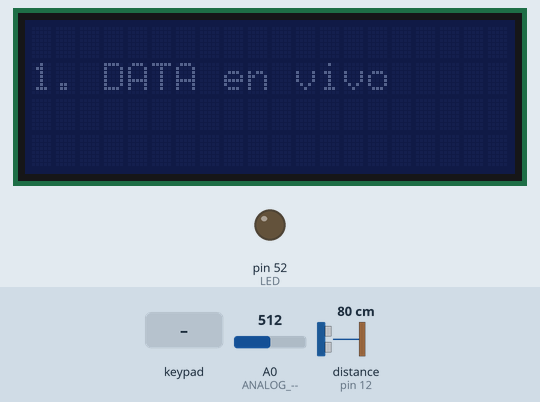
The sketch below on a simulated Arduino Mega 2560, built with avr-gcc and run on an emulated ATmega2560. Shown: 20×4 character LCD, output pins drawn as LEDs (lit = HIGH). Wiring (inferred from the names in the program): ultrasonic range finder: trigger pin 13; echo pin 12. The inputs (shaded band) are chosen by the test bench; at power-on: distance to the obstacle (sensor on pin 12) 80 cm, A0 (ANALOG_--) = 512. The echo pulse lasts 58.3 µs per cm; pins used as bus, display or sensor lines are not drawn; what the sketch prints to the serial monitor is not drawn.

Above: at 3.3 s.
3.4 s: keypad keys 5 4 3 2 pressed 0.721 s apart
At 4.5 s:
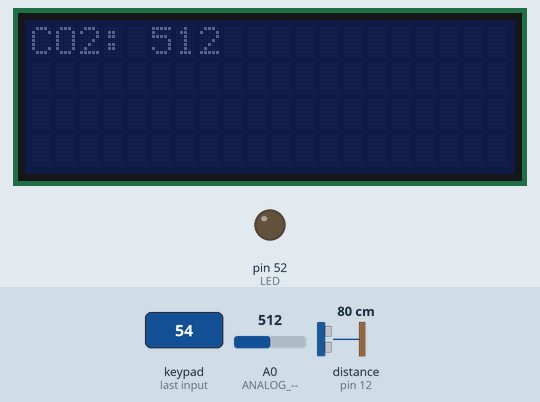
9.3 s: key '5' pressed
At 10.3 s:
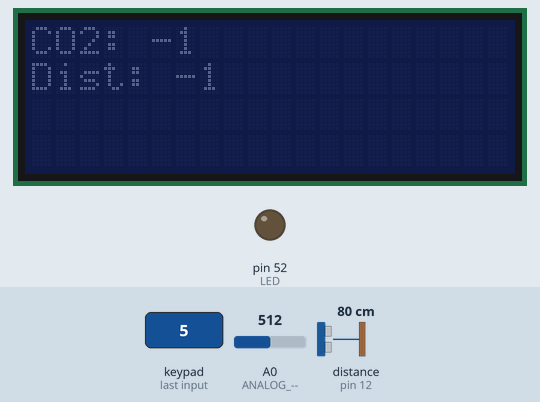
11.2 s: distance to the obstacle (sensor on pin 12) set to 2 cm
At 11.9 s:
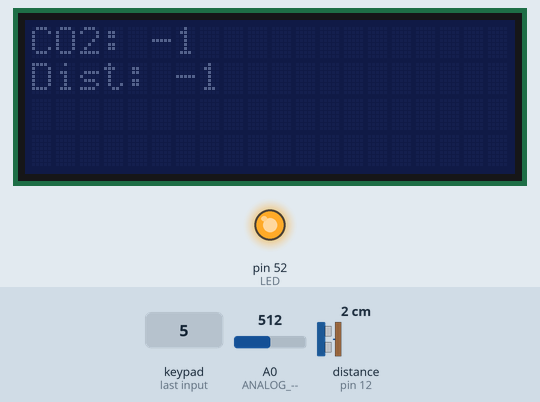
12.7 s: keypad keys 5 4 3 2 # pressed 0.721 s apart
At 15.4 s:
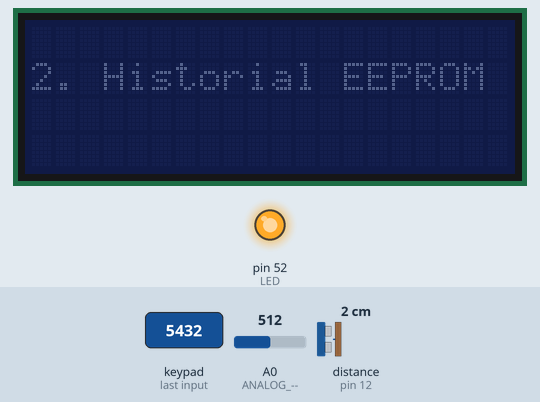
18.8 s: keypad keys 5 4 3 2 * pressed 0.721 s apart
At 21.5 s:
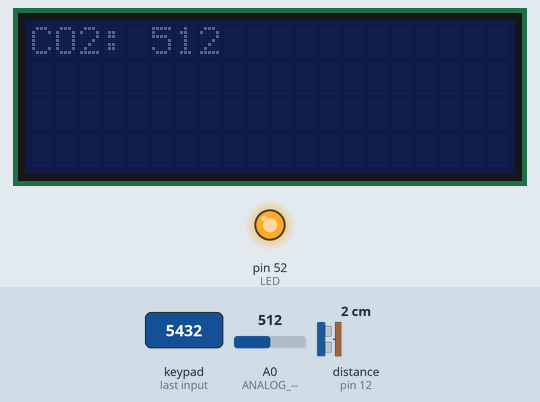
Timing chart, 0 to 23.0 s (numbered marks = the images above; inputs shaded):
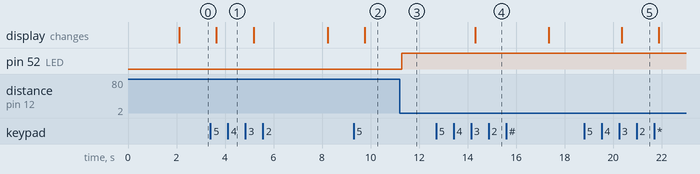

The sketch:

Merged_EPPROM_KeyPad.ino
```cpp
#include <Keypad.h>
#include <Wire.h>
#include <LiquidCrystal_I2C.h>
#include <EEPROM.h>


/* ULTRASONICO - DETECTAR PERSONA */

//********led ****
int LED = 52;   // Pin digital 6

// ************ SENSOR
// TRIG - signal de salida. arduino -> sensor
int TRIG = 13; // Pin digital 13

// signal de entrada al arduino - al rebotar activa el echo.
int ECHO = 12; // Pin digital 12

// arduino mide el tiempo en el que echo estuvo en high
int echoTime;

// se va a calcular
int distancia = 0;

// CO2 Sensor
int CO2_Sensor = 0;
LiquidCrystal_I2C lcd_1(0x27,20,4); // Inicializa el LCD


//--------------------
int screen = 1;
int last_screen = 0;  // Para evitar refrescos innecesarios
char lcd_key;
int adc_key_in = 0;
bool menu_active = true;  // controla menu


//********* keypad************
const byte numRows= 4; //row
const byte numCols= 4; //col

//mappeo
char keymap[numRows][numCols]=
{
{'1', '2', '3', 'A'},
{'4', '5', '6', 'B'},
{'7', '8', '9', 'C'},
{'*', '0', '#', 'D'}
};

//pinz
byte rowPins[numRows] = {9,8,7,6};
byte colPins[numCols]= {5,4,3,2};

//instancia
Keypad myKeypad= Keypad(makeKeymap(keymap), rowPins, colPins, numRows, numCols);

//***************************

void menu_print(int lcd_print) {
    lcd_1.clear();
    lcd_1.setCursor(0, 1);
    switch (lcd_print) {
        case 1: lcd_1.print("1. DATA en vivo"); break;
        case 2: lcd_1.print("2. Historial EEPROM"); break;
        default: lcd_1.print("ERROR           "); break;
    }
}
//--------------------


//----------- epprom
void saveEEPROM(int co2, int dist) {
    EEPROM.put(0, co2);
    EEPROM.put(sizeof(int), dist);
    Serial.println("Datos guardados en EEPROM.");
}

// obtener la data
void getEEPROM(int &co2, int &dist) {
  // SE OBTIENE EL LUGAR DE MEMORIA
    EEPROM.get(0, co2);
    EEPROM.get(sizeof(int), dist);
}


void setup(){


  Serial.begin(9600); // Inicio serial
  lcd_1.init();

  lcd_1.setCursor(2, 0); // Empieza en la esquina izq
  lcd_1.print("   Bienvenidos G9  ");
  delay(2000);  // 2 segundos para el menu
  lcd_1.clear();

  pinMode(TRIG, OUTPUT); // Salida
  pinMode(ECHO, INPUT);  // Entrada
  pinMode(LED, OUTPUT);  // Pin como Salida
  pinMode(A0, INPUT);    // ANALOG --> INPUT para leer la data

  menu_print(screen);

}

void loop(){
  // *** activacion del trig - envio y recepcion
  digitalWrite(TRIG, HIGH);
  delayMicroseconds(10); // Aumentado para mayor precisión
  digitalWrite(TRIG, LOW);

  // *** tiempo de respuesta - medir
  echoTime = pulseIn(ECHO, HIGH);

  // *** se calcula la distancia
  distancia = echoTime / 58.2;

  if (distancia < 15){
    digitalWrite(LED, HIGH);
    Serial.print("Detectado: ");
    Serial.print(distancia);
    Serial.println(" cm");
  }
  else{
    digitalWrite(LED, LOW);
    Serial.println("-----");
  }


  // Leer valores del sensor de CO2
  CO2_Sensor = analogRead(A0);


  //-----------SELECCION

  lcd_key = myKeypad.getKey();
 if (menu_active) {
        switch (lcd_key) {
            case '2':
                screen--;
                if (screen < 1) screen = 2;
                menu_print(screen);
                break;
            case '8':
                screen++;
                if (screen > 2) screen = 1;
                menu_print(screen);
                break;
            case '5':
                lcd_1.clear();
                menu_active = false;  // Salimos del menu
                Serial.print("Opción seleccionada: ");
                Serial.println(screen);
                if (screen == 1) {
                    CO2_Sensor = analogRead(A0);
                    lcd_1.setCursor(0, 0);
                    lcd_1.print("CO2: ");
                    lcd_1.print(CO2_Sensor);
                  Serial.println("-----live-----");
              		Serial.print("CO2: ");
                  Serial.println(CO2_Sensor);
                } else if (screen == 2) {
                   int co2_epprom, dist_epprom;
                    getEEPROM(co2_epprom, dist_epprom);
                    lcd_1.setCursor(0, 0);
                    lcd_1.print("CO2: ");
                    lcd_1.print(co2_epprom);
                    lcd_1.setCursor(0, 1);
                    lcd_1.print("Dist: ");
                    lcd_1.print(dist_epprom);
                    Serial.print("Datos EEPROM -> CO2: ");
                    Serial.print(co2_epprom);
                    Serial.print(", Dist: ");
                    Serial.println(dist_epprom);
                }
                break;

              case '6':
                saveEEPROM(CO2_Sensor, distancia);
                Serial.print("saved data!! -> epprom");
                delay(1000);
                menu_print(screen);
                break;
        }
    }
    // left es return!!!
    else {
        if (lcd_key == '4') {
            lcd_1.clear();
            menu_active = true;
            menu_print(screen);
        }
    }

  delay(500); // delay para la actualizacion
}
```

Measured:
- after the input at 3.4 s, the display: changes after 0.24 s (image 1)
- after the input at 9.3 s, the display: changes after 0.47 s (image 2)
- after the input at 11.2 s, pin 52 (LED): LOW → HIGH after 0.08 s
- after the input at 12.7 s, the display: changes after 1.6 s (image 4)
- after the input at 18.8 s, the display: changes after 1.6 s (image 5)
